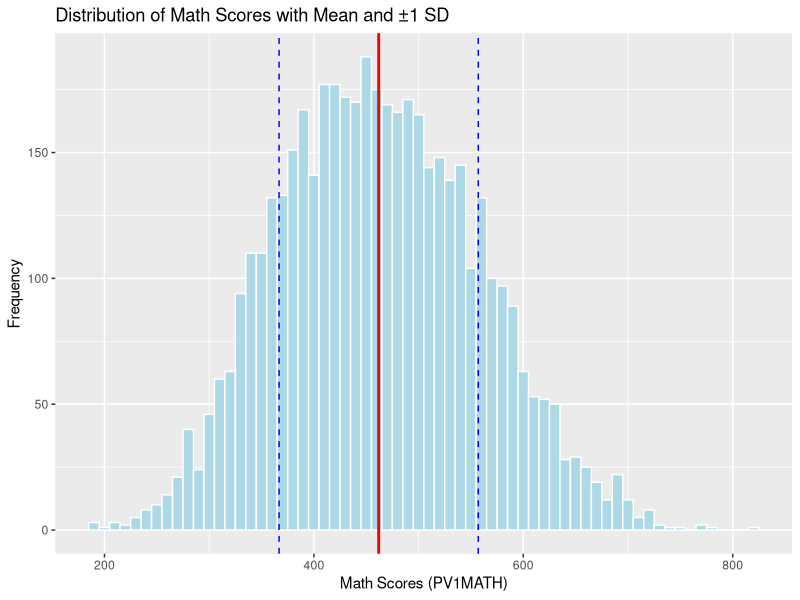

R code for this plot:
## ---- chunk 1
#| echo: true
#| message: false
#| warning: false
# Load required package 
library(haven) 
 
# Load the dataset 
data <- read_sav("chapter3/Clean-data_mar6.sav") 
 
# Extract the math plausible value 
math_achi <- data$PV1MATH 
## ---- chunk 2
#| echo: true
#| message: false
#| warning: false
range_math <- range(math_achi) #return the minimum and maximum values 
range_math 
## ---- chunk 3
#| echo: true
#| message: false
#| warning: false
range_diff <- diff(range_math) #calculate the difference between the two values 
range_diff 
## ---- chunk 4
#| echo: true
#| message: false
#| warning: false
iqr_math <- IQR(math_achi) # Calculate the IQR 
iqr_math 
## ---- chunk 5
#| echo: true
#| message: false
#| warning: false
#return the 1st quartile (25th percentile), median (50th percentile), and 3rd quartile (75th percentile) 
quantile(math_achi, probs = c(0.25, 0.5, 0.75)) 
## ---- chunk 6
#| echo: true
#| message: false
#| warning: false
var_math <- var(math_achi) # Calculate the variance 
var_math 
## ---- chunk 7
#| echo: true
#| message: false
#| warning: false
sd_math <- sd(math_achi) # Calculate the standard deviation 
sd_math 
## ---- chunk 8
#| echo: true
#| message: false
#| warning: false
n <- sum(!is.na(math_achi))  
pop_var_math <- var_math * (n - 1) / n  # Convert sample variance to population variance 
pop_sd_math <- sqrt(pop_var_math) 
## ---- chunk 9
#| echo: true
#| message: false
#| warning: false
library(ggplot2) 
mean_math <- mean(math_achi) 
 
# Plot with mean and ±1 SD 
ggplot(data.frame(math_achi), aes(x = math_achi)) + 
  geom_histogram(binwidth = 10, fill = "lightblue", color = "white") + 
  geom_vline(xintercept = mean_math, color = "red", linetype = "solid", size = 1) + 
  geom_vline(xintercept = mean_math + sd_math, color = "blue", linetype = "dashed") + 
  geom_vline(xintercept = mean_math - sd_math, color = "blue", linetype = "dashed") + 
  labs(title = "Distribution of Math Scores with Mean and ±1 SD", 
       x = "Math Scores (PV1MATH)", y = "Frequency") 
## ---- chunk 10
#| echo: true
#| message: false
#| warning: false
within_1sd <- mean(math_achi > (mean_math - sd_math) & math_achi < (mean_math + sd_math)) 
within_2sd <- mean(math_achi > (mean_math - 2*sd_math) & math_achi < (mean_math + 2*sd_math)) 
within_3sd <- mean(math_achi > (mean_math - 3*sd_math) & math_achi < (mean_math + 3*sd_math)) 
c(within_1sd, within_2sd, within_3sd) 
